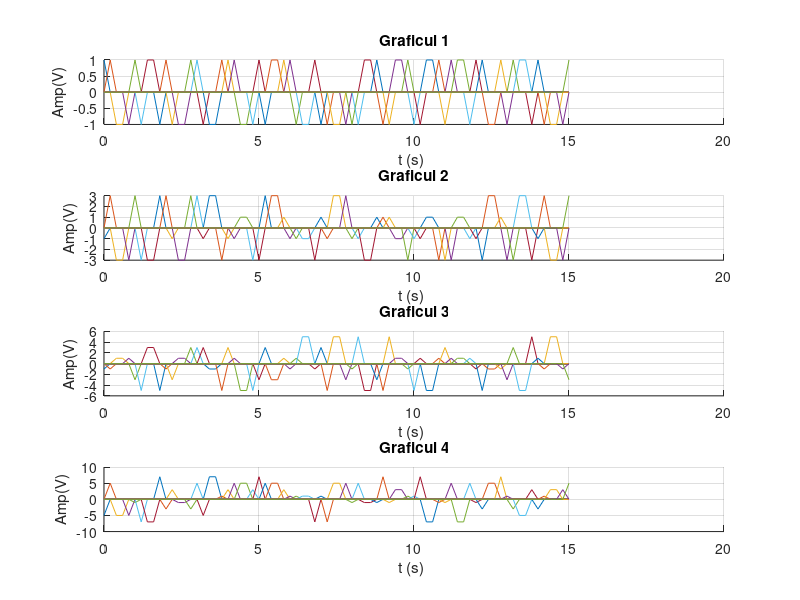

Source code (MATLAB):
%Problema 3:200ms

subplot(4,1,1);
x=0:0.2:15;  
amp=[-1 1];
hold on
for n=0:0.25:15
    y=datasample(amp,1)  %va genera un numar aleator intre -1 si 1
    plot(x,y*rectpuls(x-n,0.25))  %rectpuls va genera un semnal neperiodic dreptunghiular
end
grid
xlabel('t (s) ')
ylabel('Amp(V)')
title('Graficul 1')


subplot(4,1,2);
x=0:0.2:15;
amp=[-3 -1 1 3];
hold on

for n=0:0.25:15
    y=datasample(amp,1)
    plot(x,y*rectpuls(x-n,0.25))  
end
grid
xlabel('t (s) ')
ylabel('Amp(V)')
title('Graficul 2')


subplot(4,1,3);
x=0:0.2:15;
amp=[-5 -3 -1 1 3 5];
hold on

for n=0:0.25:15
    y=datasample(amp,1)
    plot(x,y*rectpuls(x-n,0.25)) 
end
grid
xlabel('t (s) ')
ylabel('Amp(V)')
title('Graficul 3')


subplot(4,1,4);
x=0:0.2:15;
amp=[-7 -5 -3 -1 1 3 5 7];
hold on
for n=0:0.25:15
    y=datasample(amp,1)
    plot(x,y*rectpuls(x-n,0.25))  
end
grid
xlabel('t (s) ')
ylabel('Amp(V)')
title('Graficul 4')